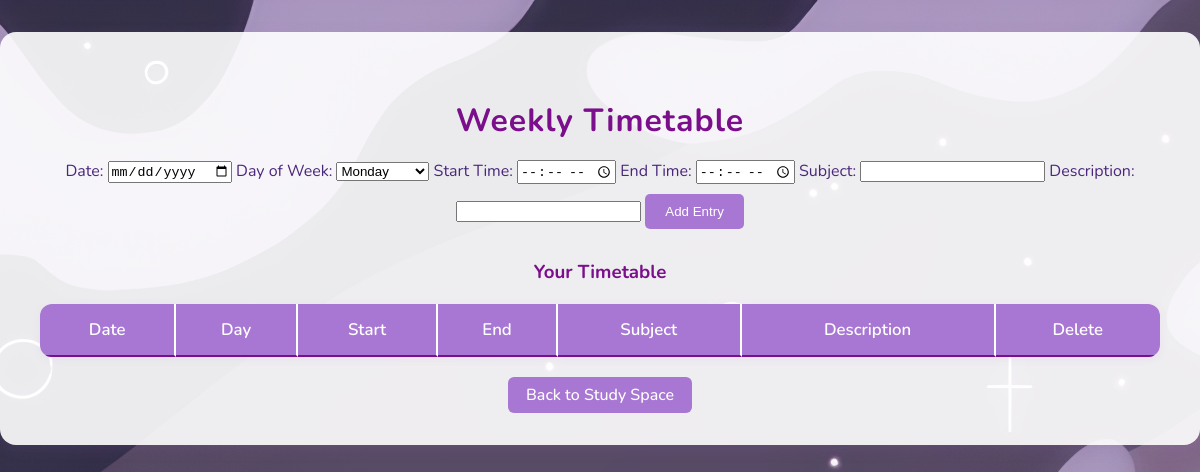
Page /timetable (signed in) on the earlier database version.
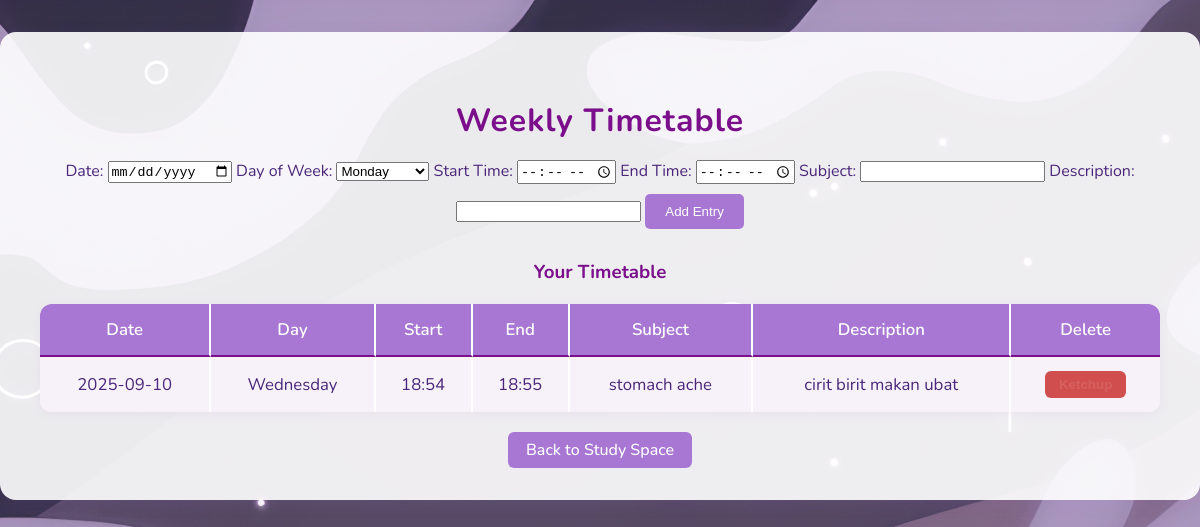
Same page on the later database version.
### app.py (models this page shows)
class TimetableEntry(db.Model):
    id = db.Column(db.Integer, primary_key=True)
    user_id = db.Column(db.Integer, db.ForeignKey('user.id'), nullable=False)
    day_of_week = db.Column(db.String(10), nullable=False)  # e.g., 'Monday'
    start_time = db.Column(db.Time, nullable=False)
    end_time = db.Column(db.Time, nullable=False)
    subject = db.Column(db.String(100), nullable=False)
    description = db.Column(db.Text, nullable=True)
    date = db.Column(db.Date, nullable=True)  # <-- Add this line

### app.py (the view, shortened to what this page needs)
@app.route("/timetable", methods=["GET", "POST"])
def timetable():
    if "user_id" not in session:
        return redirect(url_for("login"))
    user_id = session["user_id"]
    error = None
    entries = TimetableEntry.query.filter_by(user_id=user_id).order_by(TimetableEntry.day_of_week, TimetableEntry.start_time).all()
    days = ["Monday", "Tuesday", "Wednesday", "Thursday", "Friday", "Saturday", "Sunday"]
    return render_template("timetable.html", entries=entries, days=days, error=error)

### templates/timetable.html (shortened to what this page needs)
<!DOCTYPE html>
<html>
<head>
    <link rel="stylesheet" href="{{ url_for('static', filename='Style.css') }}">
</head>
<body>
    <div class="timetable-section">
        <h2>Weekly Timetable</h2>
        <form method="POST" style="margin-bottom: 30px;">
            <label>Date: <input type="date" name="date" id="date-input"></label>
            <label>Day of Week:
                <select name="day_of_week" id="day-of-week" required>
                    {% for day in days %}
                    <option value="{{ day }}">{{ day }}</option>
                    {% endfor %}
                </select>
            </label>
            <label>Start Time: <input type="time" name="start_time" required></label>
            <label>End Time: <input type="time" name="end_time" required></label>
            <label>Subject: <input type="text" name="subject" required></label>
            <label>Description: <input type="text" name="description"></label>
            <button type="submit" class="btn">Add Entry</button>
        </form>
        <h3 style="color:#7a0e8b;">Your Timetable</h3>
        <table>
            <tr>
                <th>Date</th>
                <th>Day</th>
                <th>Start</th>
                <th>End</th>
                <th>Subject</th>
                <th>Description</th>
                <th>Delete</th>
            </tr>
            {% for entry in entries %}
            <tr>
                <td>{{ entry.date.strftime('%Y-%m-%d') if entry.date else '' }}</td>
                <td>{{ entry.day_of_week }}</td>
                <td>{{ entry.start_time.strftime('%H:%M') }}</td>
                <td>{{ entry.end_time.strftime('%H:%M') }}</td>
                <td>{{ entry.subject }}</td>
                <td>{{ entry.description or '' }}</td>
                <td>
                    <div style="display: flex; justify-content: center;">
                        <form method="POST" action="{{ url_for('delete_timetable_entry', entry_id=entry.id) }}" style="display:inline;">
                            <button type="submit" class="btn-danger" onclick="return confirm('Delete this entry?');">Ketchup</button>
                        </form>
                    </div>
                </td>
            </tr>
            {% endfor %}
        </table>
                <a href="{{ url_for('study_space') }}">Back to Study Space</a>
            </div>
</body>
</html>

### static/Style.css (style rules this page uses)
body { font-family: 'Nunito', sans-serif; color: #ffffff; background: #f4f6f8; background-image: url("img/home background.jpg"); background-size: cover; background-repeat: no-repeat; background-position: center center; min-height: 100vh; margin: 0; padding: 0; }
html, body, * { cursor: url("img/cursor.png") 0 0, auto !important; }
a, button, input, select, textarea { cursor: url("img/cursor.png") 0 0, auto !important; }
.btn { display: inline-block; padding: 10px 20px; margin-top: 10px; background: #a877d3; color: white; border-radius: 5px; text-decoration: none; border: none; cursor: pointer; }
body { margin: 0; font-family: 'Nunito', sans-serif; }
.btn-danger { background: #d14e4e; color: #d76060; border: none; border-radius: 6px; padding: 6px 14px; font-weight: 600; cursor: pointer; transition: background 0.2s; }
.timetable-section { background: rgba(255,255,255,0.90); color: #4a277a; border-radius: 16px; box-shadow: 0 4px 16px rgba(168,119,211,0.10); padding: 40px 40px 32px 40px; margin: 32px auto 32px auto; max-width: 1300px; min-width: 70vw; text-align: center; }
.timetable-section h2 { color: #7a0e8b; margin-bottom: 18px; font-size: 2em; letter-spacing: 1px; }
.timetable-section table { width: 100%; border-collapse: separate; border-spacing: 0; background: #fff; border-radius: 12px; overflow: hidden; box-shadow: 0 2px 8px rgba(168,119,211,0.08); margin-bottom: 10px; }
.timetable-section th, .timetable-section td { padding: 14px 10px; border-bottom: 1px solid #e5d6f3; font-size: 1.05em; border-right: 2px solid #fff; }
.timetable-section th:last-child, .timetable-section td:last-child { border-right: none; }
.timetable-section th { background: #a877d3; color: #fff; font-weight: 600; border-top: none; border-bottom: 2px solid #7a0e8b; }
.timetable-section tr:last-child td { border-bottom: none; }
.timetable-section tr:nth-child(even) td { background: #f7f2fa; }
.timetable-section a { color: #fff; background: #a877d3; padding: 7px 18px; border-radius: 6px; text-decoration: none; font-weight: 500; margin-top: 10px; display: inline-block; transition: background 0.2s; }

Differences in the rows shown:
added TimetableEntry: date "2025-09-10", day_of_week "Wednesday", start_time "18:54", end_time "18:55", subject "stomach ache", description "cirit birit makan ubat"
